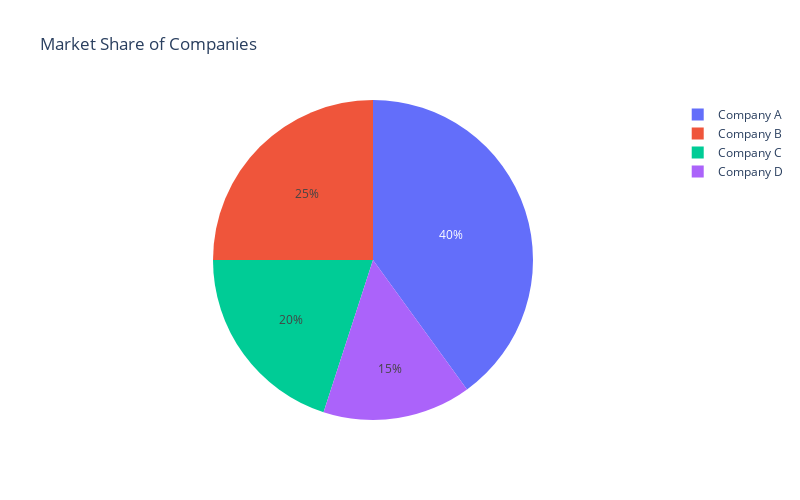

Notebook code cell kept with this figure:
### Markdown cell above
### 3.4. Pie Charts with Plotly

Pie charts are a type of data visualization that represents the proportions of different categories as slices of a circle. The size of each slice corresponds to its proportion of the whole.

**Introduction and use-cases**

- **Proportional Analysis**: When you want to visualize the proportion of categories, like market share of different companies.
  
- **Budget Analysis**: Representing how a budget is distributed across different departments or expenses.
  
- **Survey Results**: Displaying the results of a single-choice survey question.

**Basic Pie Charts**

Plotly provides an intuitive way to create interactive pie charts that allow for hovering to view additional information.

### Code cell
# Import necessary libraries
import plotly.express as px

# Sample data for the pie chart
# This data represents the market share of different companies
companies = ['Company A', 'Company B', 'Company C', 'Company D']
market_share = [40, 25, 20, 15]

# Creating the basic Pie Chart
fig = px.pie(values=market_share, names=companies, title="Market Share of Companies",width=800, height=500)

# Display the chart
fig.show()

### Figure 1 — Plotly figure (JSON) as saved in the notebook; plotly's stock layout.template omitted (floating-point values rounded to 4 significant figures)
{"data": [{"domain": {"x": [0, 1], "y": [0, 1]}, "hovertemplate": "label=%{label}<br>value=%{value}<extra></extra>", "labels": ["Company A", "Company B", "Company C", "Company D"], "legendgroup": "", "name": "", "showlegend": true, "type": "pie", "values": [40, 25, 20, 15]}], "layout": {"height": 500, "hiddenlabels": [], "legend": {"tracegroupgap": 0}, "title": {"text": "Market Share of Companies"}, "width": 800}}
